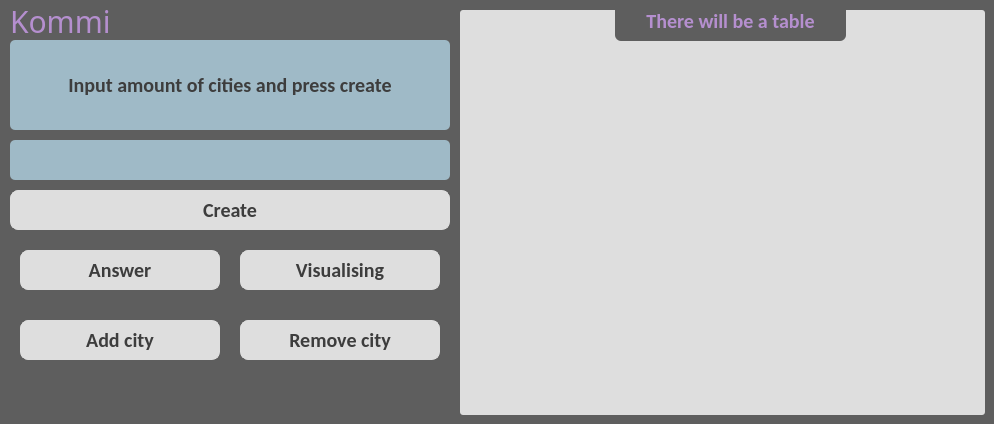
<?xml version="1.0" encoding="UTF-8"?>
<ui version="4.0">
 <class>MainWindow</class>
 <widget class="QMainWindow" name="MainWindow">
  <property name="geometry">
   <rect>
    <x>0</x>
    <y>0</y>
    <width>994</width>
    <height>424</height>
   </rect>
  </property>
  <property name="windowTitle">
   <string>MainWindow</string>
  </property>
  <property name="styleSheet">
   <string notr="true">background:#5e5e5e;</string>
  </property>
  <widget class="QWidget" name="centralwidget">
   <widget class="QLabel" name="Display">
    <property name="geometry">
     <rect>
      <x>10</x>
      <y>40</y>
      <width>440</width>
      <height>90</height>
     </rect>
    </property>
    <property name="styleSheet">
     <string notr="true">background:#9fbac7;
border-radius: 5px;
font-family: calibri;
font-size: 20px;
color:#3d3d3d;
font-weight: bold;</string>
    </property>
    <property name="text">
     <string>Input amount of cities and press create</string>
    </property>
    <property name="alignment">
     <set>Qt::AlignCenter</set>
    </property>
   </widget>
   <widget class="QTableWidget" name="LinksTable">
    <property name="geometry">
     <rect>
      <x>460</x>
      <y>10</y>
      <width>525</width>
      <height>405</height>
     </rect>
    </property>
    <property name="styleSheet">
     <string notr="true">background: #dedede;
border: solid 2px #94fa7f;
border-radius: 3px;
font-family: calibri;
font-size: 20px;
color:#3d3d3d;
font-weight: bold;
Alignment: center;</string>
    </property>
   </widget>
   <widget class="QPushButton" name="Create">
    <property name="geometry">
     <rect>
      <x>10</x>
      <y>190</y>
      <width>440</width>
      <height>40</height>
     </rect>
    </property>
    <property name="styleSheet">
     <string notr="true">QPushButton{
	background: #dedede;
	border-radius: 8px;
	font-family: calibri;
	font-size: 20px;
	color:#3d3d3d;
	font-weight: bold;
    border-width: 1px;
    border-style: solid;
    border-color: #dedede;
}
QPushButton:hover {
 	background-color: #5e5e5e;
  	color:  #9fbac7;
    border-color:  #9fbac7;
}</string>
    </property>
    <property name="text">
     <string>Create</string>
    </property>
   </widget>
   <widget class="QLineEdit" name="City">
    <property name="geometry">
     <rect>
      <x>10</x>
      <y>140</y>
      <width>440</width>
      <height>40</height>
     </rect>
    </property>
    <property name="styleSheet">
     <string notr="true">background: #9fbac7;
border-radius: 5px;
font-family: calibri;
font-size: 20px;
color:#3d3d3d;
font-weight: bold;</string>
    </property>
    <property name="text">
     <string/>
    </property>
    <property name="alignment">
     <set>Qt::AlignRight|Qt::AlignTrailing|Qt::AlignVCenter</set>
    </property>
   </widget>
   <widget class="QLabel" name="Check">
    <property name="geometry">
     <rect>
      <x>615</x>
      <y>0</y>
      <width>231</width>
      <height>41</height>
     </rect>
    </property>
    <property name="styleSheet">
     <string notr="true">font-family: calibri;
font-size: 20px;
color:#b58fcf;
font-weight: bold;
border-radius: 6px;</string>
    </property>
    <property name="text">
     <string>There will be a table</string>
    </property>
    <property name="alignment">
     <set>Qt::AlignCenter</set>
    </property>
   </widget>
   <widget class="QLabel" name="label">
    <property name="geometry">
     <rect>
      <x>10</x>
      <y>0</y>
      <width>151</width>
      <height>41</height>
     </rect>
    </property>
    <property name="styleSheet">
     <string notr="true">font-family: Viner Hand ITC;
font-size: 30px;
color:#b58fcf</string>
    </property>
    <property name="text">
     <string>Kommi</string>
    </property>
   </widget>
   <widget class="QPushButton" name="Accept_2">
    <property name="geometry">
     <rect>
      <x>240</x>
      <y>320</y>
      <width>200</width>
      <height>40</height>
     </rect>
    </property>
    <property name="styleSheet">
     <string notr="true">QPushButton{
	background: #dedede;
	border-radius: 8px;
	font-family: calibri;
	font-size: 20px;
	color:#3d3d3d;
	font-weight: bold;
    border-width: 1px;
    border-style: solid;
    border-color: #dedede;
}
QPushButton:hover {
 	background-color: #5e5e5e;
  	color:  #9fbac7;
    border-color:  #9fbac7;
}</string>
    </property>
    <property name="text">
     <string>Remove city</string>
    </property>
   </widget>
   <widget class="QPushButton" name="Accept">
    <property name="geometry">
     <rect>
      <x>20</x>
      <y>320</y>
      <width>200</width>
      <height>40</height>
     </rect>
    </property>
    <property name="styleSheet">
     <string notr="true">QPushButton{
	background: #dedede;
	border-radius: 8px;
	font-family: calibri;
	font-size: 20px;
	color:#3d3d3d;
	font-weight: bold;
    border-width: 1px;
    border-style: solid;
    border-color: #dedede;
}
QPushButton:hover {
 	background-color: #5e5e5e;
  	color:  #9fbac7;
    border-color:  #9fbac7;
}</string>
    </property>
    <property name="text">
     <string>Add city</string>
    </property>
   </widget>
   <widget class="QPushButton" name="Answer">
    <property name="geometry">
     <rect>
      <x>20</x>
      <y>250</y>
      <width>200</width>
      <height>40</height>
     </rect>
    </property>
    <property name="styleSheet">
     <string notr="true">QPushButton{
	background: #dedede;
	border-radius: 8px;
	font-family: calibri;
	font-size: 20px;
	color:#3d3d3d;
	font-weight: bold;
    border-width: 1px;
    border-style: solid;
    border-color: #dedede;
}
QPushButton:hover {
 	background-color: #5e5e5e;
  	color:  #9fbac7;
    border-color:  #9fbac7;
}</string>
    </property>
    <property name="text">
     <string>Answer</string>
    </property>
   </widget>
   <widget class="QPushButton" name="Visual">
    <property name="enabled">
     <bool>true</bool>
    </property>
    <property name="geometry">
     <rect>
      <x>240</x>
      <y>250</y>
      <width>200</width>
      <height>40</height>
     </rect>
    </property>
    <property name="sizePolicy">
     <sizepolicy hsizetype="Minimum" vsizetype="Minimum">
      <horstretch>0</horstretch>
      <verstretch>0</verstretch>
     </sizepolicy>
    </property>
    <property name="styleSheet">
     <string notr="true">QPushButton{
	background: #dedede;
	border-radius: 8px;
	font-family: calibri;
	font-size: 20px;
	color:#3d3d3d;
	font-weight: bold;
    border-width: 1px;
    border-style: solid;
    border-color: #dedede;
}
QPushButton:hover {
 	background-color: #5e5e5e;
  	color:  #9fbac7;
    border-color:  #9fbac7;
}</string>
    </property>
    <property name="text">
     <string>Visualising</string>
    </property>
   </widget>
   <zorder>LinksTable</zorder>
   <zorder>Create</zorder>
   <zorder>City</zorder>
   <zorder>Check</zorder>
   <zorder>label</zorder>
   <zorder>Accept_2</zorder>
   <zorder>Accept</zorder>
   <zorder>Answer</zorder>
   <zorder>Visual</zorder>
   <zorder>Display</zorder>
  </widget>
 </widget>
 <resources/>
 <connections/>
</ui>
